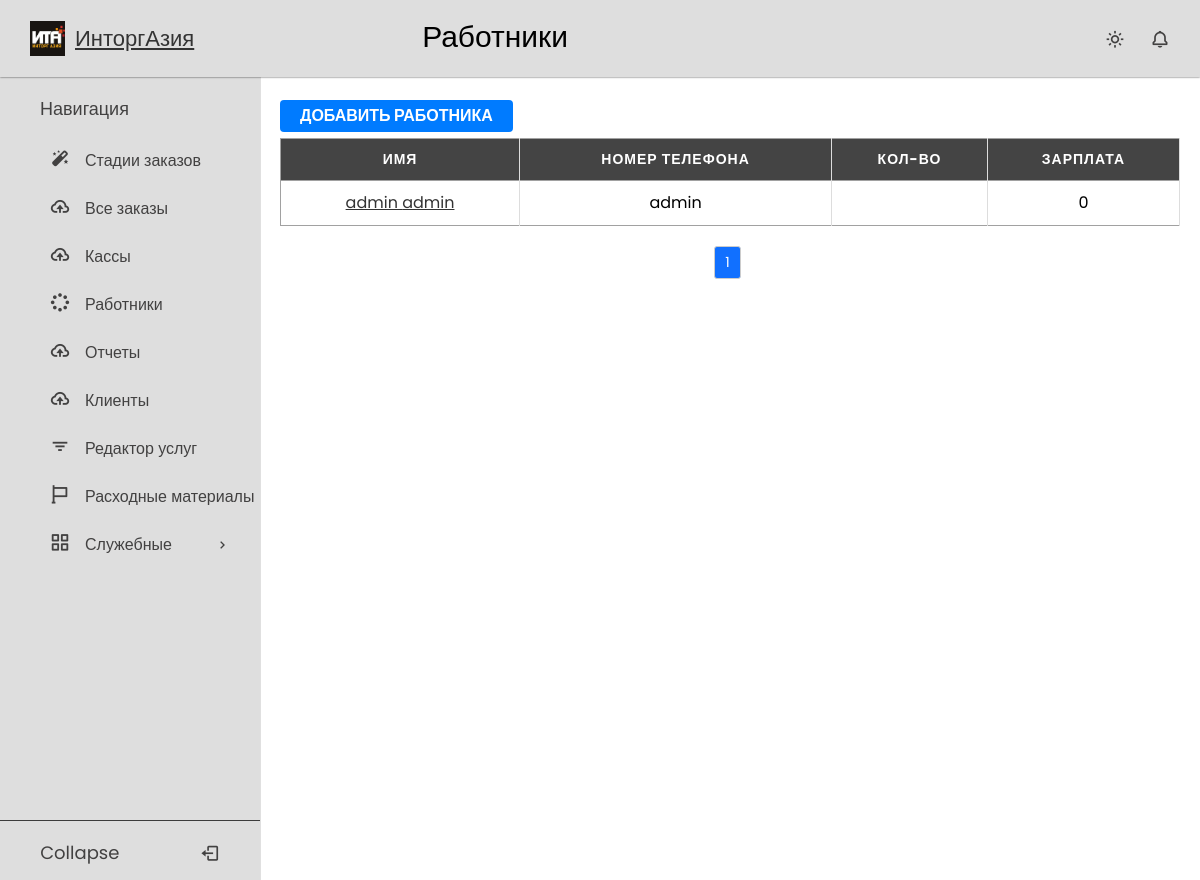
Page /employers/ (signed in) on the committed database.
### users/models.py (models this page shows, shortened)
class User(AbstractBaseUser, PermissionsMixin):
    disabled = models.BooleanField(default=False)
    username = models.CharField(max_length=100, blank=True, null=True, unique=True, help_text='Номер телефона')
    first_name = models.CharField(max_length=254)
    last_name = models.CharField(max_length=254)
    is_staff = models.BooleanField(default=False)
    is_superuser = models.BooleanField(default=False)
    is_active = models.BooleanField(default=True)
    last_login = models.DateTimeField(null=True, blank=True)
    date_joined = models.DateTimeField(null=True, auto_now=True)
    joined_date = models.DateTimeField(default=timezone.now)
    user_type = models.CharField(max_length=20, choices=UserType.choices, default=UserType.CLIENT)
    discount = models.ForeignKey(DiscountType, on_delete=models.PROTECT, blank=True, null=True)
    money = models.IntegerField(default=0)
    profit = models.IntegerField(default=0)
    product_count = models.IntegerField(default=0, blank=True, null=True)
    referral = models.ForeignKey('self', on_delete=models.SET_NULL, blank=True, null=True)
    class Meta:
        ordering = ('disabled',)
    USERNAME_FIELD = 'username'
    REQUIRED_FIELDS = []
    objects = UserManager()

### crm_app/views.py (the view)
# urls.py: path('employers/', EmployerListView.as_view(), name='employer_list'),
class EmployerListView(LockedView, ListView):
    model = CustomUser
    template_name = 'crmapp/employer_list.html'
    paginate_by = 20
    def get_queryset(self):
        return CustomUser.objects.filter(user_type='worker')

### users/permissions.py (called while the page is built)
    def test_func(self):
        return self.request.user.user_type == UserType.WORKER

### templates/crmapp/employer_list.html
{% extends 'base.html' %}
{% load static %}
{% block css %}
    <link rel="stylesheet" href="{% static 'css/tables.css' %}">
{% endblock %}
{% block page_title %}
Работники
{% endblock %}
{% block content %}
    <a href="{% url 'register_worker' %}" class="nav_link"><button>Добавить Работника</button></a>
<table>
  <thead>
    <tr>
      <th data-label="Имя">Имя</th>
      <th data-label="Номер телефона">Номер телефона</th>
      <th data-label="Кол-во">Кол-во</th>
      <th data-label="Зарплата">Зарплата</th>
    </tr>
  </thead>
  <tbody>
    {% for employer in object_list %}
      <tr>
        <td data-label="Имя"><a href="{% url 'employer_detail' employer.id %}">{{ employer.first_name }} {{ employer.last_name }}</a></td>
        <td data-label="Номер телефона">{{ employer.username }}</td>
        <td data-label="Кол-во">{{ employer.employer_orders.first.product_count }}</td>
        <td data-label="Зарплата">{{ employer.money }}</td>
      </tr>
    {% endfor %}
  </tbody>
</table>
{% include 'includes/paginate.html' %}
{% endblock %}

### static/css/null.css (style rules this page uses)
*, *::before, *::after { box-sizing: border-box; }
body, h1, h2, h3, h4, p, ul[class], ol[class], li, figure, figcaption, blockquote, dl, dd { list-style-type: none; margin: 0; }
body { min-height: 100vh; scroll-behavior: smooth; text-rendering: optimizeSpeed; line-height: 1.5; }
a:not([class]) { text-decoration-skip-ink: auto; }
input, button, textarea, select { font: inherit; }

### static/css/sidebar.css (style rules this page uses)
* { margin: 0; padding: 0; box-sizing: border-box; font-family: "Poppins", sans-serif; }
:root { --white-color: #dedede; --blue-color: #1655ff; --grey-color: #424141; --grey-color-light: rgba(0, 0, 0, 0.73); }
body { background-color: #ffffff; transition: all 0.5s ease; }
body a { color: #333333; text-decoration: underline; }

### static/css/style.css (style rules this page uses)
button { margin-bottom: 6px; padding: 4px 20px; background-color: #007bff; color: #fff; border: none; border-radius: 4px; font-size: 16px; font-weight: bold; text-transform: uppercase; transition: background-color 0.3s ease; cursor: pointer; }
a { text-decoration: none; }

### static/css/tables.css (style rules this page uses)
table { border: 1px solid #ccc; width: 100%; margin:0; padding:0; border-collapse: collapse; border-spacing: 0; }
table tr { border: 1px solid #a1a1a1; padding: 5px; }
table th, table td { padding: 10px; text-align: center; border-right: 1px solid #ddd; }
table th { color: #fff; background-color: #444; text-transform: uppercase; font-size: 14px; letter-spacing: 1px; }

### rows in the picture
User: first_name "admin", last_name "admin", username "admin", money "0"

### other values in the picture
{{ page }} "1"
